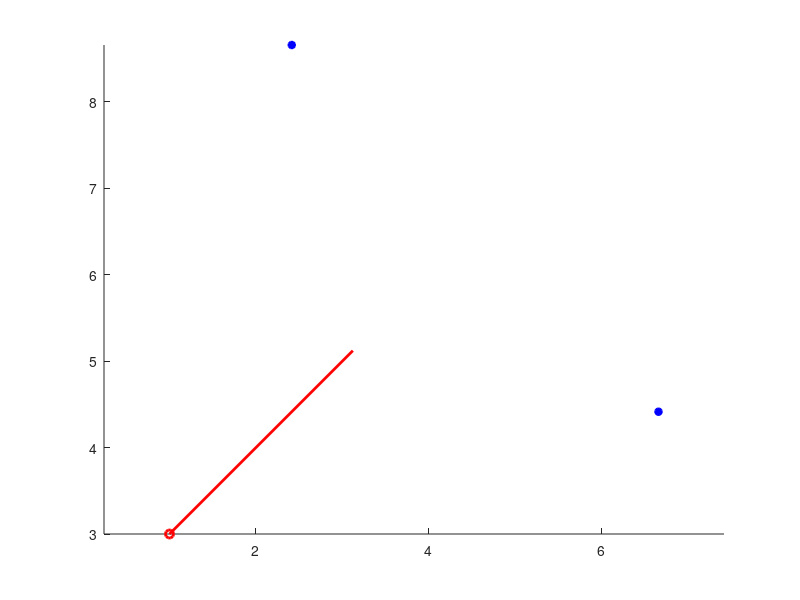

Write MATLAB code to recreate this figure.
function testingTransRot
q = [1 3 pi/4]';

x = q(1);
y = q(2);
fi = q(3);

R_L2G = getRotMat(fi);   % Rotational matrix from LOCAL to GLOBAL
T_L2G = getTrasMat(x,y); % Trasnlation matrix from LOCAL to GLOBAL

qC_local = [0 0 1]';     % Center of robot in LOCAL coordinates     
qC_global = T_L2G * R_L2G * qC_local;

qR_local = [5 -3 1]';    % Position of RIGHT rgb sensor in LOCAL coordinates
qR_global = T_L2G * R_L2G * qR_local;

qL_local = [5 3 1]';     % Position of LEFT rgb sensor in LOCAL coordinates
qL_global = T_L2G * R_L2G * qL_local;

close all
figure
hold on
axis equal

qC = qC_global;
plot(qC(1),qC(2), 'ro', 'LineWidth', 2)
plot([qC(1) qC(1)+3*cos(fi)],[qC(2) qC(2)+3*sin(fi)],'r-', 'LineWidth', 2)

qR = qR_global;
plot(qR(1),qR(2), 'b*', 'LineWidth', 2)

qL = qL_global;
plot(qL(1),qL(2), 'b*', 'LineWidth', 2)


% q = qC_local;
% q(3) = 0;
% plot(q(1),q(2), 'ro', 'LineWidth', 2)
% plot([q(1) q(1)+3*cos(q(3))],[q(2) q(2)+3*sin(q(3))],'r-', 'LineWidth', 2)
% 
% qR = qR_local;
% plot(qR(1),qR(2), 'b*', 'LineWidth', 2)
% 
% qL = qL_local;
% plot(qL(1),qL(2), 'b*', 'LineWidth', 2)
end



function R = getRotMat(theta)
    R = [cos(theta) -sin(theta) 0;
         sin(theta)  cos(theta) 0;
             0           0      1];       
end

function T = getTrasMat(tx,ty)
    T = [1 0 tx;
         0 1 ty;
         0 0  1];
end